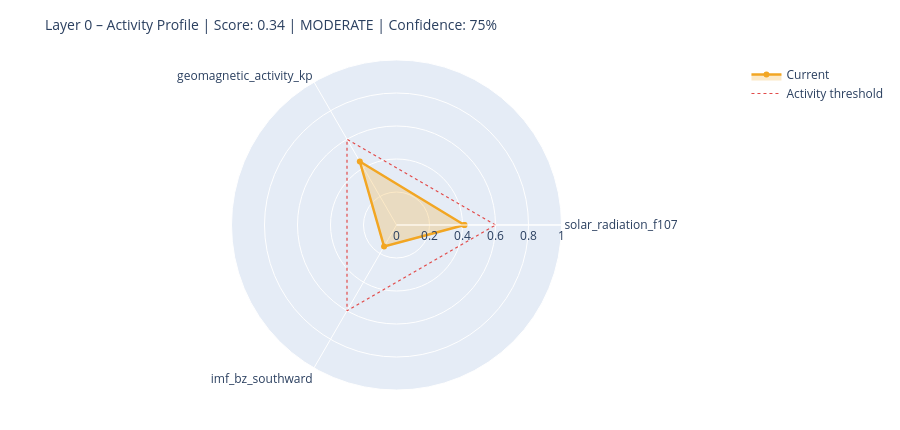

This figure's notebook cell:
### Markdown cell above
---
## 6. State Assessment & Handoff to Layer 1

### Code cell
# ============================================================
# STEP 1 – Collect raw values with source modes
# Mode: 'primary' | 'fallback_3h' | 'last_valid' | 'missing'
# ============================================================

def safe_last(df, col):
    if df is None or col not in df.columns: return None
    s = df[col].dropna()
    return float(s.iloc[-1]) if not s.empty else None

f107_now = safe_last(df_f107, 'f10.7')
bz_now   = safe_last(df_mag,  'bz_gsm')
kp_now   = safe_last(df_kp,   'kp')
sw_now   = safe_last(df_sw,   'speed')

source_modes = {
    'F10.7':    'primary'  if f107_now is not None else 'missing',
    'Kp':       'primary'  if kp_now   is not None else 'missing',
    'IMF_Bz':   'primary'  if bz_now   is not None else 'missing',
    'SW_speed': 'primary'  if sw_now   is not None else 'missing',
}

# Kp Fallback – 3h endpoint
if kp_now is None:
    try:
        r = requests.get(
            'https://services.swpc.noaa.gov/json/noaa-planetary-k-index.json',
            timeout=10)
        r.raise_for_status()
        fb = pd.DataFrame(r.json())
        tc = next((c for c in fb.columns if 'time' in c.lower()), fb.columns[0])
        kc = next((c for c in fb.columns if 'kp' in c.lower() and c != tc), None)
        if kc:
            fb[kc] = fb[kc].astype(str).str.extract(r'([0-9]+(?:\.[0-9]*)?)')[0]
            fb[kc] = pd.to_numeric(fb[kc], errors='coerce')
            fb = fb[fb[kc] >= 0].dropna(subset=[kc])
            if not fb.empty:
                kp_now = float(fb[kc].iloc[-1])
                source_modes['Kp'] = 'fallback_3h'
                print(f'  Kp fallback (3h): {kp_now:.1f}')
    except Exception as e:
        print(f'  Kp fallback failed: {e}')

# Solar Wind Fallback – last valid value
if sw_now is None and df_sw is not None and 'speed' in df_sw.columns:
    s = df_sw['speed'].dropna()
    if not s.empty:
        sw_now = float(s.iloc[-1])
        source_modes['SW_speed'] = 'last_valid'
        print(f'  SW fallback (last_valid): {sw_now:.0f} km/s')

print()
print('Source modes:', source_modes)

# ============================================================
# STEP 2 – Score from available components only
# ============================================================

def norm(v, lo, hi):
    if v is None: return None
    return max(0.0, min(1.0, (v - lo) / (hi - lo)))

COMPONENTS = {
    'solar_radiation_f107':    (f107_now, norm(f107_now, 60, 250)),
    'geomagnetic_activity_kp': (kp_now,   norm(kp_now,   0,   9)),
    'imf_bz_southward':        (bz_now,   norm(-(bz_now or 0) if bz_now else None, -5, 30)
                                           if bz_now is not None else None),
    'solar_wind_speed':        (sw_now,   norm(sw_now, 300, 800)),
}

available   = {k: v[1] for k, v in COMPONENTS.items() if v[1] is not None}
unavailable = [k for k, v in COMPONENTS.items() if v[1] is None]

layer0_score = round(sum(available.values()) / len(available), 4) if available else None
confidence   = round(len(available) / len(COMPONENTS), 2)

level = ('unknown'  if layer0_score is None
         else 'calm'     if layer0_score < 0.3
         else 'moderate' if layer0_score < 0.6
         else 'active')

# ============================================================
# STEP 3 – Dominant Driver
# ============================================================

def dominant_driver(kp, f107, bz, sw):
    candidates = []
    if kp   is not None and kp   >= 4:   candidates.append(('geomagnetic',    kp / 9))
    if sw   is not None and sw   >= 500:  candidates.append(('solar_wind',     sw / 800))
    if bz   is not None and bz   <= -5:   candidates.append(('imf_southward',  abs(bz) / 30))
    if f107 is not None and f107 >= 150:  candidates.append(('solar_radiation',f107 / 250))
    return max(candidates, key=lambda x: x[1])[0] if candidates else 'none'

driver = dominant_driver(kp_now, f107_now, bz_now, sw_now)

# ============================================================
# STEP 4 – Downstream expectations
# ============================================================

def downstream_expectation(driver, score, kp, bz, f107):
    exp = {
        'magnetosphere':        'calm',
        'ionosphere':           'calm',
        'schumann_resonance':   'unchanged',
        'lithosphere_currents': 'low',
    }
    if driver == 'geomagnetic' or (kp and kp >= 5):
        exp['magnetosphere']        = 'compressed / storm'
        exp['ionosphere']           = 'elevated disturbance (TEC variability)'
        exp['schumann_resonance']   = 'elevated amplitude possible'
        exp['lithosphere_currents'] = 'elevated induction currents'
    elif driver == 'imf_southward' or (bz and bz <= -5):
        exp['magnetosphere']        = 'energy coupling active'
        exp['ionosphere']           = 'elevated electron density possible'
        exp['schumann_resonance']   = 'slight modulation possible'
    elif driver == 'solar_radiation' or (f107 and f107 >= 150):
        exp['ionosphere']           = 'elevated ionization (F-layer)'
        exp['schumann_resonance']   = 'slightly elevated background activity'
    return exp

downstream = downstream_expectation(driver, layer0_score, kp_now, bz_now, f107_now)

# ============================================================
# CONSOLE OUTPUT
# ============================================================

W = 58
print('=' * W)
print('LAYER 0 – STATE ASSESSMENT')
print('=' * W)
for name, (raw_v, score_v) in COMPONENTS.items():
    if score_v is not None:
        bar = '█' * int(score_v * 20) + '░' * (20 - int(score_v * 20))
        print(f'  {name:<35}  {bar}  {score_v:.2f}')
    else:
        print(f'  {name:<35}  {"─" * 20}  n/a')
print('-' * W)
print(f'  Score ({len(available)}/{len(COMPONENTS)} components):  {layer0_score:.3f}')
print(f'  Confidence:         {confidence:.0%}')
print(f'  Level:              {level.upper()}')
print(f'  Dominant Driver:    {driver}')

# Radar chart
cats = list(available.keys())
vals = list(available.values())
if len(cats) >= 3:
    fig = go.Figure()
    fig.add_trace(go.Scatterpolar(
        r=vals + [vals[0]], theta=cats + [cats[0]],
        fill='toself', fillcolor='rgba(242,166,35,0.25)',
        line=dict(color='#F2A623', width=2.5), name='Current'
    ))
    fig.add_trace(go.Scatterpolar(
        r=[0.6] * (len(cats) + 1), theta=cats + [cats[0]],
        line=dict(color='#E24B4A', dash='dot', width=1.2),
        mode='lines', name='Activity threshold'
    ))
    fig.update_layout(
        title=dict(text=f'Layer 0 – Activity Profile | Score: {layer0_score:.2f} | {level.upper()} | Confidence: {confidence:.0%}',
                   font=dict(size=14)),
        polar=dict(radialaxis=dict(visible=True, range=[0, 1])),
        height=430, showlegend=True,
        margin=dict(l=60, r=60, t=60, b=40)
    )
    fig.show()

### Figure 1 — Plotly figure (JSON) as saved in the notebook; plotly's stock layout.template omitted (floating-point values rounded to 4 significant figures)
{"data": [{"fill": "toself", "fillcolor": "rgba(242,166,35,0.25)", "line": {"color": "#F2A623", "width": 2.5}, "name": "Current", "r": [0.4116, 0.4444, 0.1506, 0.4116], "theta": ["solar_radiation_f107", "geomagnetic_activity_kp", "imf_bz_southward", "solar_radiation_f107"], "type": "scatterpolar"}, {"line": {"color": "#E24B4A", "dash": "dot", "width": 1.2}, "mode": "lines", "name": "Activity threshold", "r": [0.6, 0.6, 0.6, 0.6], "theta": ["solar_radiation_f107", "geomagnetic_activity_kp", "imf_bz_southward", "solar_radiation_f107"], "type": "scatterpolar"}], "layout": {"height": 430, "margin": {"b": 40, "l": 60, "r": 60, "t": 60}, "polar": {"radialaxis": {"range": [0, 1], "visible": true}}, "showlegend": true, "title": {"font": {"size": 14}, "text": "Layer 0 – Activity Profile | Score: 0.34 | MODERATE | Confidence: 75%"}}}
